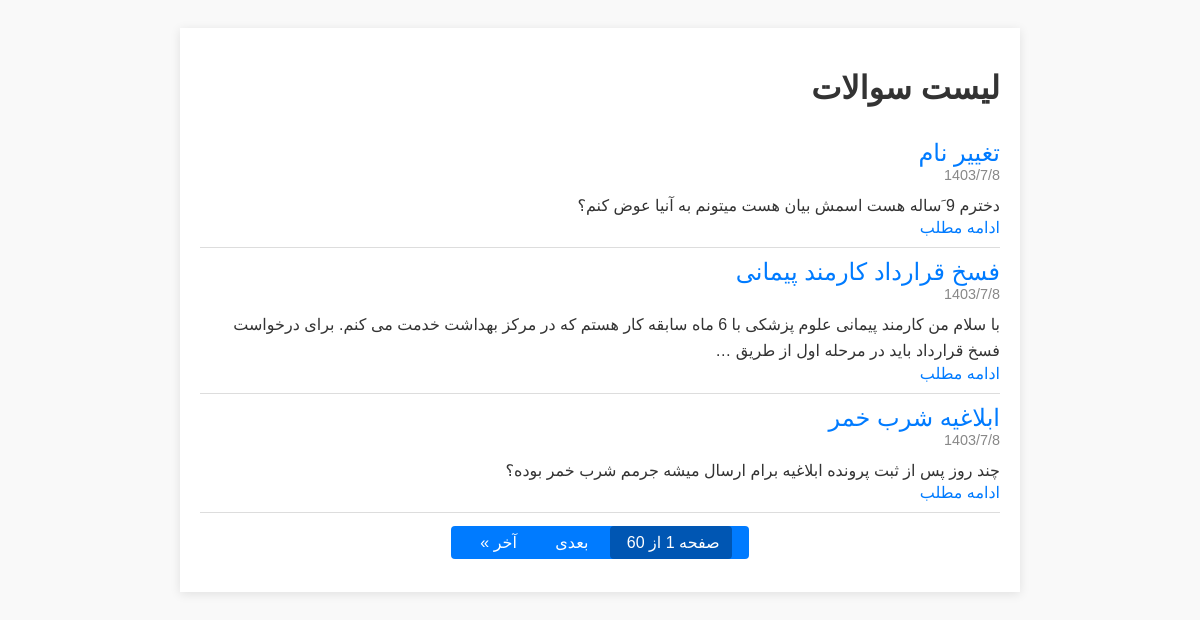
Before: / with the older database file.
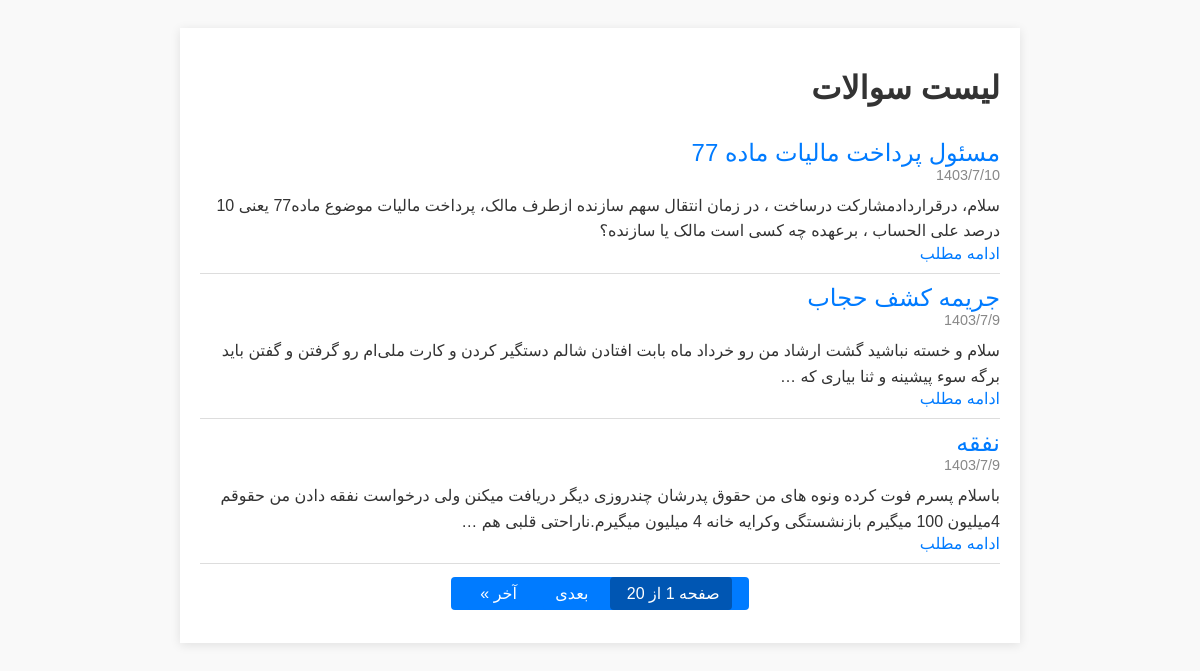
After: the same page with the newer database file.
### core/models.py (models this page shows, shortened)
class Question(models.Model):
    id = models.AutoField(primary_key=True)
    date = models.CharField(max_length=255)
    title = models.CharField(max_length=255)
    text = models.TextField()

### core/views.py (the view)
# urls.py: path('', views.QuestionList.as_view(), name='home'),
class QuestionList(generic.ListView):
    queryset = Question.objects.all()
    template_name = 'core/index.html'
    paginate_by = 3

### core/templates/core/index.html (shortened to what this page needs)
<!DOCTYPE html>
<html lang="fa">
<head>
</head>
<body>
    <div class="container">
        <h1>لیست سوالات</h1>
        {% for question in object_list %}
        <div class="question-item">
            <div class="question-title">{{ question.title }}</div>
            <div class="question-date">{{ question.date }}</div>
            <div class="question-text">{{ question.text|truncatewords:30 }}</div>
            <a href="{% url 'question_detail' question.id %}" class="read-more">ادامه مطلب</a>
        </div>
        {% endfor %}
        <div class="pagination">
            {% if is_paginated %}
                <span class="step-links">
                    <span class="current">
                        صفحه {{ page_obj.number }} از {{ page_obj.paginator.num_pages }}
                    </span>
                    {% if page_obj.has_next %}
                        <a href="?page={{ page_obj.next_page_number }}">بعدی</a>
                        <a href="?page={{ page_obj.paginator.num_pages }}">آخر &raquo;</a>
                    {% endif %}
                </span>
            {% endif %}
        </div>
    </div>
</body>
</html>

### core/templates/core/index.html (style rules this page uses)
body { font-family: 'Vazir', sans-serif; background-color: #f9f9f9; color: #333; direction: rtl; text-align: right; padding: 20px; }
.container { max-width: 800px; margin: 0 auto; background-color: #fff; padding: 20px; box-shadow: 0 2px 10px rgba(0, 0, 0, 0.1); }
.question-item { border-bottom: 1px solid #ddd; padding: 10px 0; }
.question-title { font-size: 1.5em; color: #007bff; }
.question-date { font-size: 0.9em; color: #888; }
.question-text { margin-top: 10px; font-size: 1em; line-height: 1.6; }
.read-more { color: #007bff; text-decoration: none; }
.pagination { margin: 20px 0; text-align: center; }
.pagination span, .pagination a { margin: 0 5px; padding: 8px 12px; background-color: #007bff; color: #fff; text-decoration: none; border-radius: 4px; }
.pagination .current { background-color: #0056b3; }

Changed rows visible on the page:
changed Question: title "تغییر نام" → "مسئول پرداخت مالیات ماده 77"; date "1403/7/8" → "1403/7/10"; text "دخترم 9 َساله هست اسمش بیان هست میتونم به آنیا عوض کنم؟" → "سلام، درقراردادمشارکت درساخت ، در زمان انتقال سهم سازنده ازطرف مالک، پرداخت مالیات موضوع ماده77 یعنی 10 درصد علی الحساب ، برعهده چه کسی است مالک یا سازنده؟"
changed Question: title "فسخ قرارداد کارمند پیمانی" → "جریمه کشف حجاب"; date "1403/7/8" → "1403/7/9"; text "با سلام من کارمند پیمانی علوم پزشکی با 6 ماه سابقه کار هستم که در مرکز بهداشت خدمت می کنم. برای درخواست فسخ قرارداد باید در مرحله اول از طریق …" → "سلام و خسته نباشید گشت ارشاد من رو خرداد ماه بابت افتادن شالم دستگیر کردن و کارت ملی‌ام رو گرفتن و گفتن باید برگه سوء پیشینه و ثنا بیاری که …"
changed Question: title "ابلاغیه شرب خمر" → "نفقه"; date "1403/7/8" → "1403/7/9"; text "چند روز پس از ثبت پرونده ابلاغیه برام ارسال میشه جرمم شرب خمر بوده؟" → "باسلام پسرم فوت کرده ونوه های من حقوق پدرشان چندروزی دیگر دریافت میکنن ولی درخواست نفقه دادن من حقوقم 4میلیون 100 میگیرم بازنشستگی وکرایه خانه 4 میلیون میگیرم.ناراحتی قلبی هم …"
